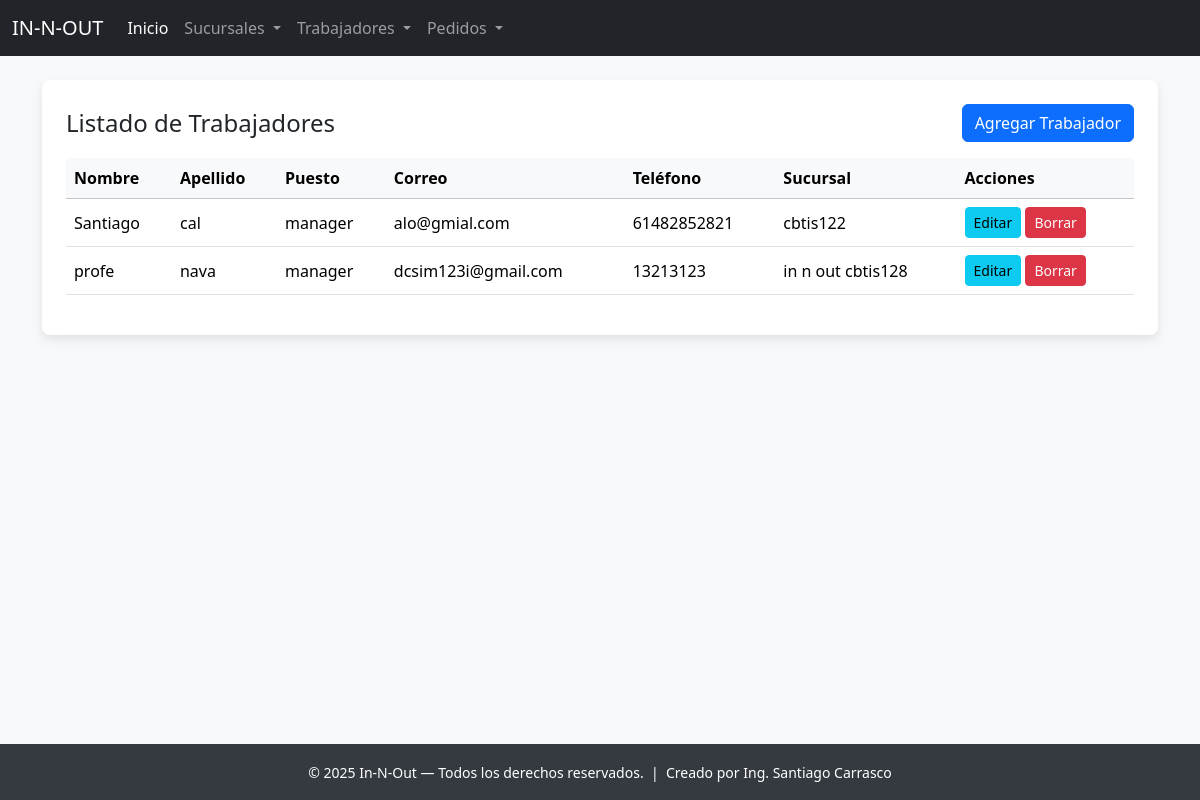
/trabajador/ver/, run on the app's committed database.
### app_InNOut/models.py (models this page shows, shortened)
class Trabajador(models.Model):
    nombre = models.CharField(max_length=100)
    apellido = models.CharField(max_length=100)
    puesto = models.CharField(max_length=50)
    fecha_contratacion = models.DateField()
    email = models.EmailField()
    telefono_personal = models.CharField(max_length=20, blank=True)
    sucursal = models.ForeignKey(Sucursal, on_delete=models.CASCADE, related_name="trabajadores")

class Sucursal(models.Model):
    nombre_tienda = models.CharField(max_length=100)
    ciudad = models.CharField(max_length=100)
    telefono_tienda = models.CharField(max_length=20)
    es_drive_thru = models.BooleanField(default=False)
    fecha_apertura = models.DateField()

### app_InNOut/views.py (the view)
# urls.py: path('trabajador/ver/', views.ver_trabajadores, name='ver_trabajadores'),
def ver_trabajadores(request):
    trabajadores = Trabajador.objects.all()
    return render(request, 'trabajador/ver_trabajadores.html', {'trabajadores': trabajadores})

### app_InNOut/templates/trabajador/ver_trabajadores.html (shortened to what this page needs)
{% extends "base.html" %}
{% block content %}
<div class="card card-soft p-4">
  <div class="d-flex justify-content-between align-items-center mb-3">
    <h4 class="m-0">Listado de Trabajadores</h4>
    <a href="{% url 'agregar_trabajador' %}" class="btn btn-primary">
       Agregar Trabajador
    </a>
  </div>
  {% if trabajadores %}
  <table class="table table-hover align-middle">
    <thead class="table-light">
      <tr>
        <th>Nombre</th>
        <th>Apellido</th>
        <th>Puesto</th>
        <th>Correo</th>
        <th>Teléfono</th>
        <th>Sucursal</th>
        <th>Acciones</th>
      </tr>
    </thead>
    <tbody>
      {% for t in trabajadores %}
      <tr>
        <td>{{ t.nombre }}</td>
        <td>{{ t.apellido }}</td>
        <td>{{ t.puesto }}</td>
        <td>{{ t.email }}</td>
        <td>{{ t.telefono_personal }}</td>
        <td>{{ t.sucursal.nombre_tienda }}</td>
        <td>
          <a href="{% url 'actualizar_trabajador' t.id %}" class="btn btn-sm btn-info">
             Editar
          </a>
          <a href="{% url 'borrar_trabajador' t.id %}" class="btn btn-sm btn-danger">
             Borrar
          </a>
        </td>
      </tr>
      {% endfor %}
    </tbody>
  </table>
  {% else %}
  <div class="alert alert-secondary text-center" role="alert">
    No hay trabajadores registrados todavía.
  </div>
  {% endif %}
</div>
{% endblock %}

### app_InNOut/templates/base.html (style rules this page uses)
body { background-color: #f8f9fa; padding-top: 56px; padding-bottom: 60px; }
.card-soft { box-shadow: 0 4px 8px 0 rgba(0,0,0,0.05), 0 6px 15px 0 rgba(0,0,0,0.05); border: none; border-radius: .5rem; }

### data on the page
Trabajador: nombre "Santiago", apellido "cal", puesto "manager", email "alo@gmial.com", telefono_personal "61482852821", sucursal.nombre_tienda "cbtis122"
Trabajador: nombre "profe", apellido "nava", puesto "manager", email "dcsim123i@gmail.com", telefono_personal "13213123", sucursal.nombre_tienda "in n out cbtis128"
